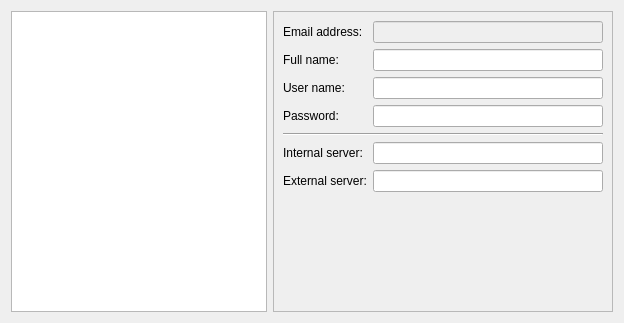
<?xml version="1.0" encoding="UTF-8"?>
<ui version="4.0">
 <class>Accounts</class>
 <widget class="QWidget" name="Accounts">
  <property name="geometry">
   <rect>
    <x>0</x>
    <y>0</y>
    <width>624</width>
    <height>323</height>
   </rect>
  </property>
  <property name="windowTitle">
   <string>Form</string>
  </property>
  <layout class="QGridLayout" name="gridLayout">
   <item row="0" column="0">
    <widget class="QListView" name="listView">
     <property name="sizePolicy">
      <sizepolicy hsizetype="Fixed" vsizetype="Expanding">
       <horstretch>0</horstretch>
       <verstretch>0</verstretch>
      </sizepolicy>
     </property>
    </widget>
   </item>
   <item row="0" column="1">
    <widget class="QFrame" name="frame">
     <property name="frameShape">
      <enum>QFrame::StyledPanel</enum>
     </property>
     <property name="frameShadow">
      <enum>QFrame::Raised</enum>
     </property>
     <layout class="QFormLayout" name="formLayout">
      <property name="fieldGrowthPolicy">
       <enum>QFormLayout::AllNonFixedFieldsGrow</enum>
      </property>
      <item row="0" column="0">
       <widget class="QLabel" name="label_2">
        <property name="text">
         <string>Email address:</string>
        </property>
       </widget>
      </item>
      <item row="0" column="1">
       <widget class="QLineEdit" name="emailAddressLE">
        <property name="enabled">
         <bool>false</bool>
        </property>
       </widget>
      </item>
      <item row="1" column="0">
       <widget class="QLabel" name="label">
        <property name="text">
         <string>Full name:</string>
        </property>
       </widget>
      </item>
      <item row="1" column="1">
       <widget class="QLineEdit" name="fullNameLE"/>
      </item>
      <item row="4" column="0" colspan="2">
       <widget class="Line" name="line">
        <property name="orientation">
         <enum>Qt::Horizontal</enum>
        </property>
       </widget>
      </item>
      <item row="2" column="0">
       <widget class="QLabel" name="label_3">
        <property name="text">
         <string>User name:</string>
        </property>
       </widget>
      </item>
      <item row="3" column="0">
       <widget class="QLabel" name="label_4">
        <property name="text">
         <string>Password:</string>
        </property>
       </widget>
      </item>
      <item row="2" column="1">
       <widget class="QLineEdit" name="usernameLE"/>
      </item>
      <item row="3" column="1">
       <widget class="QLineEdit" name="passwordLE"/>
      </item>
      <item row="5" column="0">
       <widget class="QLabel" name="label_5">
        <property name="text">
         <string>Internal server:</string>
        </property>
       </widget>
      </item>
      <item row="6" column="0">
       <widget class="QLabel" name="label_6">
        <property name="text">
         <string>External server:</string>
        </property>
       </widget>
      </item>
      <item row="5" column="1">
       <widget class="QLineEdit" name="internalServerLE"/>
      </item>
      <item row="6" column="1">
       <widget class="QLineEdit" name="externalServerLE"/>
      </item>
     </layout>
    </widget>
   </item>
  </layout>
 </widget>
 <resources/>
 <connections/>
</ui>
